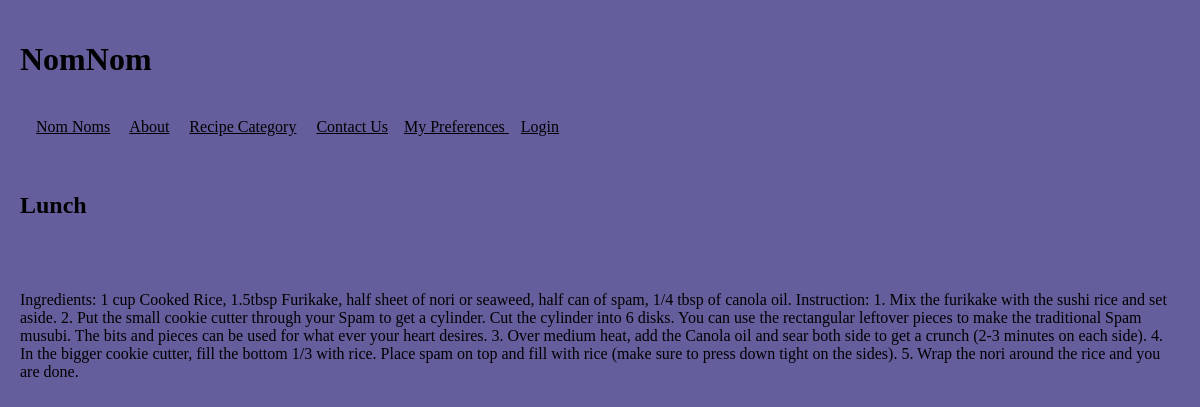
The page /front-end/Index.php?PageId=10 on the database its author committed.
### tables this page shows
create table if not exists pages(
 id int not null AUTO_INCREMENT PRIMARY KEY,
 Title varchar(25) Not null,
  
 Header1 varchar(25),
 Text1 longtext,
 ParentPage int DEFAULT 0,
 isActive int
);

### back-end/dbConnector.php (called while the page is built, shortened)
<?php
function MyPagesGet($dbConn, $Parent=0) {
    $query = "SELECT id, Title, Header1, Text1 FROM Pages where isActive = 1 and ParentPage = " . $Parent . ";";
    return @mysqli_query($dbConn, $query);
}
function PageContentGet($dbConn, $Id) {
    $query = "SELECT id, Title, Header1, Text1 FROM Pages where isActive = 1 and id = " . $Id;
    $return = @mysqli_query($dbConn, $query);
return $return;
}
?>

### front-end/index.php (called while the page is built, shortened)
<?php
include_once "MyHeader.php";
?>
<?php
$PageId = "1";
if (array_key_exists("PageId", $_GET) == true) {
    $PageId = $_GET["PageId"];
}
?>
<?php
$PageData = PageContentGet($myDbConn, $PageId);
PageDisplay($PageData);
?>
<?php
include_once "MyFooter.php";
?>

### Helper.php (the view, shortened to what this page needs)
<?php
include_once "back-end/dbConnector.php";
?>
<?php
function MenuDisplay($dataset)
{
    $myDbConn = ConnGet();
    if ($dataset) {
        while ($row = mysqli_fetch_array($dataset)) {
            echo ' &nbsp; &nbsp; <a href="Index.php?PageId=' . $row['id'] . '" >' . $row['Title'] . '</a>';
        }
    }
    else {
        echo "No menu items<br />";
        echo mysqli_error($myDbConn);
    }
}
function PageDisplay($PageData)
{
    if ($PageData) {
        $row = mysqli_fetch_array($PageData);
        echo ' &nbsp; &nbsp; <h2> ' . $row['Header1'] . ' </h2> <br />';
        echo ' &nbsp; &nbsp; <p> ' . $row['Text1'] . '</p> <br />';
    }
    else {
        echo "No Page data to display <br />";
    }
}
?>

### myStyle1.css (style rules this page uses)
a { color: #000000; }

### rows shown on the page
pages: Title "Nom Noms"
pages: Title "About"
pages: Title "Recipe Category"
pages: Title "Contact Us"
pages: Header1 "Lunch", Text1 "Ingredients: 1 cup Cooked Rice, 1.5tbsp Furikake, half sheet of nori or seaweed, half can of spam, 1/4 tbsp of canola oil. Instruction: 1. Mix the furikake with the sushi rice and set aside. 2. Put the small cookie cutter through your Spam to get a cylinder. Cut the cylinder into 6 disks. You can use the rectangular leftover pieces to make the traditional Spam musubi. The bits and pieces can be used for what ever your heart desires. 3. Over medium heat, add the Canola oil and sear both side to get a crunch (2-3 minutes on each side). 4. In the bigger cookie cutter, fill the bottom 1/3 with rice. Place spam on top and fill with rice (make sure to press down tight on the sides). 5. Wrap the…"

### other values the page prints
$MyHeader "NomNom"
